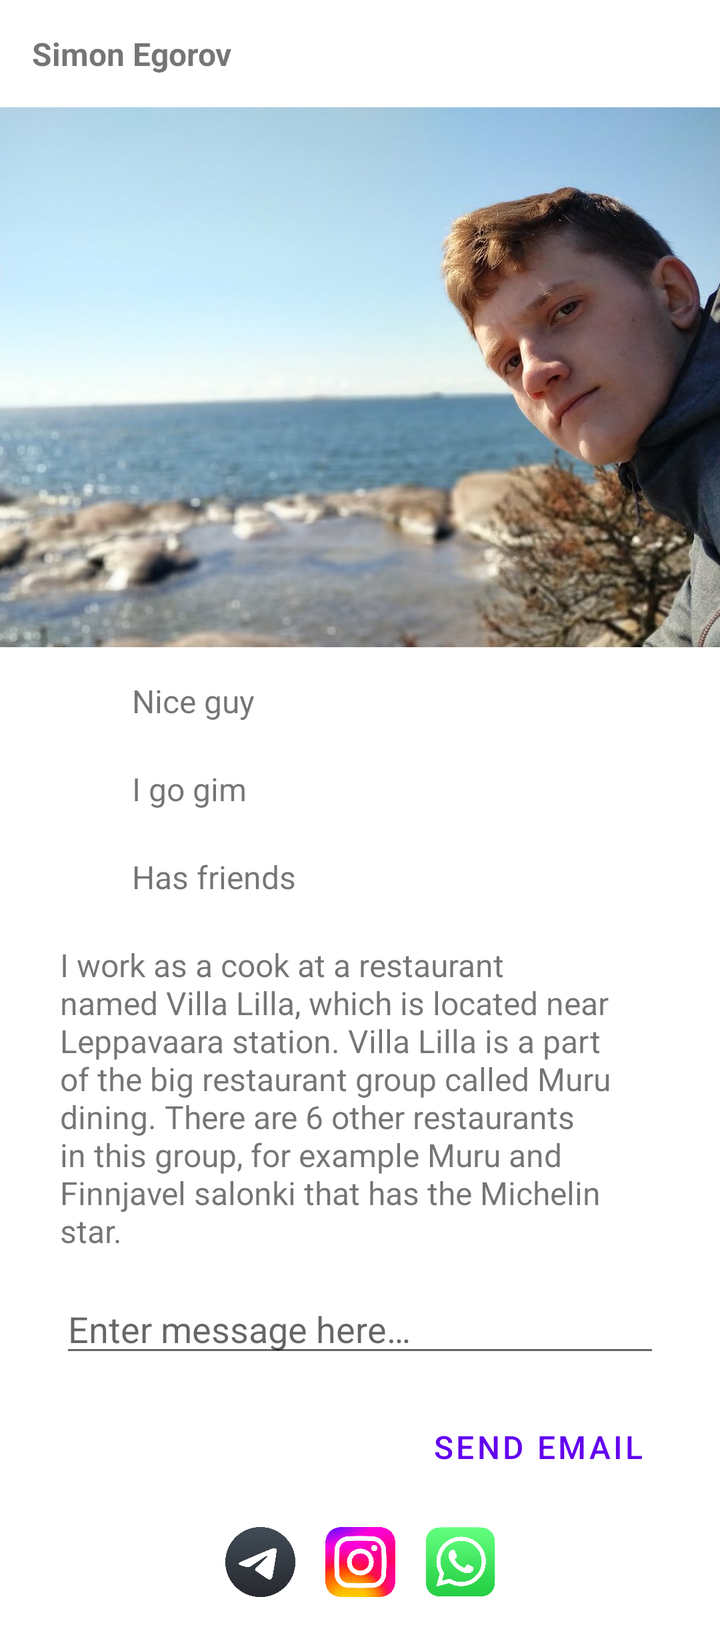
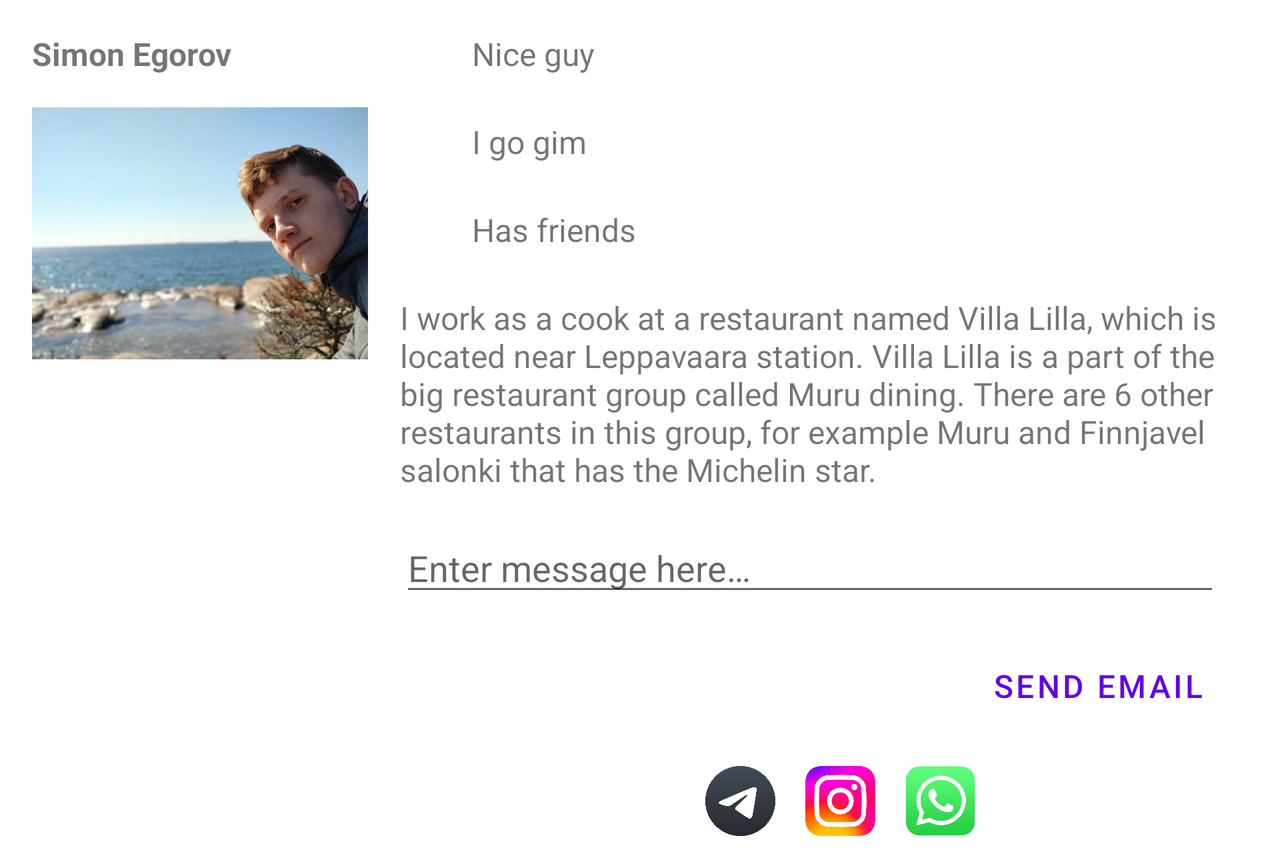

The same Android screen from two of the app's own layout files: first res/layout/ as a phone draws it, then the repository's variant for another configuration, drawn on a device whose configuration selects that folder. Both files follow.
<!-- AndroidManifest.xml: application theme Theme.FundamentalExercise2 -->
<!-- res/layout/activity_main.xml -->
<?xml version="1.0" encoding="utf-8"?>
<ScrollView xmlns:android="http://schemas.android.com/apk/res/android"
    xmlns:app="http://schemas.android.com/apk/res-auto"
    xmlns:tools="http://schemas.android.com/tools"
    android:layout_width="match_parent"
    android:layout_height="match_parent"
    tools:context=".MainActivity">

    <androidx.constraintlayout.widget.ConstraintLayout
        android:layout_width="match_parent"
        android:layout_height="wrap_content">

        <TextView
            android:id="@+id/name"
            android:layout_width="wrap_content"
            android:layout_height="wrap_content"
            android:layout_marginStart="16dp"
            android:layout_marginTop="16dp"
            android:text="@string/simon_egorov"
            android:textSize="16sp"
            android:textStyle="bold"
            app:layout_constraintStart_toStartOf="parent"
            app:layout_constraintTop_toTopOf="parent" />

        <ImageView
            android:id="@+id/profile_image"
            android:layout_width="0dp"
            android:layout_height="wrap_content"
            android:layout_marginTop="16dp"
            android:adjustViewBounds="true"
            android:src="@drawable/simon_pic"
            app:layout_constraintEnd_toEndOf="parent"
            app:layout_constraintHorizontal_bias="0.0"
            app:layout_constraintStart_toStartOf="parent"
            app:layout_constraintTop_toBottomOf="@+id/name"
            tools:ignore="ContentDescription" />

        <androidx.constraintlayout.widget.Guideline
            android:id="@+id/content_start"
            android:layout_width="0dp"
            android:layout_height="0dp"
            android:orientation="vertical"
            app:layout_constraintGuide_begin="30dp" />

        <androidx.constraintlayout.widget.Guideline
            android:id="@+id/content_end"
            android:layout_width="0dp"
            android:layout_height="0dp"
            android:orientation="vertical"
            app:layout_constraintGuide_end="30dp" />

        <ImageView
            android:id="@+id/check_icon1"
            android:layout_width="28dp"
            android:layout_height="28dp"
            android:layout_marginTop="16dp"
            app:layout_constraintStart_toStartOf="@id/content_start"
            app:layout_constraintTop_toBottomOf="@+id/profile_image"
            app:srcCompat="@drawable/ic_baseline_check_24"
            tools:ignore="ContentDescription" />

        <ImageView
            android:id="@+id/check_icon2"
            android:layout_width="28dp"
            android:layout_height="28dp"
            android:layout_marginTop="16dp"
            app:layout_constraintStart_toStartOf="@id/content_start"
            app:layout_constraintTop_toBottomOf="@+id/check_icon1"
            app:srcCompat="@drawable/ic_baseline_check_24"
            tools:ignore="ContentDescription" />

        <ImageView
            android:id="@+id/check_icon3"
            android:layout_width="28dp"
            android:layout_height="28dp"
            android:layout_marginTop="16dp"
            app:layout_constraintStart_toStartOf="@id/content_start"
            app:layout_constraintTop_toBottomOf="@+id/check_icon2"
            app:srcCompat="@drawable/ic_baseline_check_24"
            tools:ignore="ContentDescription" />


        <TextView
            android:id="@+id/bullet_point_text1"
            android:layout_width="0dp"
            android:layout_height="28dp"
            android:layout_marginStart="8dp"
            android:layout_marginTop="16dp"
            android:text="@string/bullet_point1"
            android:textSize="16sp"
            app:layout_constraintEnd_toEndOf="@id/content_end"
            app:layout_constraintHorizontal_bias="1.0"
            app:layout_constraintStart_toEndOf="@+id/check_icon1"
            app:layout_constraintTop_toBottomOf="@+id/profile_image" />


        <TextView
            android:id="@+id/bullet_point_text2"
            android:layout_width="0dp"
            android:layout_height="28dp"
            android:layout_marginStart="8dp"
            android:layout_marginTop="16dp"
            android:text="@string/bullet_point2"
            android:textSize="16sp"
            app:layout_constraintEnd_toEndOf="@id/content_end"
            app:layout_constraintHorizontal_bias="0.0"
            app:layout_constraintStart_toEndOf="@+id/check_icon2"
            app:layout_constraintTop_toBottomOf="@+id/bullet_point_text1" />

        <TextView
            android:id="@+id/bullet_point_text3"
            android:layout_width="0dp"
            android:layout_height="28dp"
            android:layout_marginStart="8dp"
            android:layout_marginTop="16dp"
            android:text="@string/bullet_point3"
            android:textSize="16sp"
            app:layout_constraintEnd_toEndOf="@id/content_end"
            app:layout_constraintHorizontal_bias="1.0"
            app:layout_constraintStart_toEndOf="@+id/check_icon3"
            app:layout_constraintTop_toBottomOf="@+id/bullet_point_text2" />

        <TextView
            android:id="@+id/about_person_text"
            android:layout_width="0dp"
            android:layout_height="wrap_content"
            android:layout_marginTop="16dp"
            android:text="@string/about_person"
            android:textSize="16sp"
            app:layout_constraintEnd_toEndOf="@id/content_end"
            app:layout_constraintHorizontal_bias="0.0"
            app:layout_constraintStart_toStartOf="@id/content_start"
            app:layout_constraintTop_toBottomOf="@+id/bullet_point_text3" />

        <EditText
            android:id="@+id/message_field"
            android:layout_width="0dp"
            android:layout_height="wrap_content"
            android:layout_marginTop="16dp"
            android:ems="10"
            android:hint="@string/enter_message_here"
            android:importantForAutofill="no"
            android:inputType="none"
            app:layout_constraintEnd_toEndOf="@id/content_end"
            app:layout_constraintHorizontal_bias="0.0"
            app:layout_constraintStart_toStartOf="@id/content_start"
            app:layout_constraintTop_toBottomOf="@+id/about_person_text"
            tools:ignore="TouchTargetSizeCheck" />

        <Button
            android:id="@+id/email_button"
            style="?attr/borderlessButtonStyle"
            android:layout_width="wrap_content"
            android:layout_height="wrap_content"
            android:layout_marginTop="16dp"
            android:text="@string/button_text"
            android:textSize="16sp"
            app:layout_constraintEnd_toEndOf="@id/content_end"
            app:layout_constraintTop_toBottomOf="@+id/message_field" />


        <ImageView
            android:id="@+id/social1"
            android:layout_width="35dp"
            android:layout_height="35dp"
            android:layout_marginTop="16dp"
            android:layout_marginBottom="16dp"
            android:src="@drawable/telegram_icon"
            app:layout_constraintBottom_toBottomOf="parent"
            app:layout_constraintEnd_toStartOf="@+id/social2"
            app:layout_constraintHorizontal_bias="0.5"
            app:layout_constraintHorizontal_chainStyle="packed"
            app:layout_constraintStart_toStartOf="parent"
            app:layout_constraintTop_toBottomOf="@+id/email_button"
            tools:ignore="ContentDescription" />

        <ImageView
            android:id="@+id/social2"
            android:layout_width="35dp"
            android:layout_height="35dp"
            android:layout_marginHorizontal="15dp"
            android:src="@drawable/insta_icon"
            app:layout_constraintBottom_toBottomOf="@+id/social1"
            app:layout_constraintEnd_toStartOf="@+id/social3"
            app:layout_constraintHorizontal_bias="0.5"
            app:layout_constraintStart_toEndOf="@+id/social1"
            tools:ignore="ContentDescription" />

        <ImageView
            android:id="@+id/social3"
            android:layout_width="35dp"
            android:layout_height="35dp"
            android:src="@drawable/whatsapp_icon"
            app:layout_constraintBottom_toBottomOf="@+id/social2"
            app:layout_constraintEnd_toEndOf="parent"
            app:layout_constraintHorizontal_bias="0.5"
            app:layout_constraintStart_toEndOf="@+id/social2"
            tools:ignore="ContentDescription" />


    </androidx.constraintlayout.widget.ConstraintLayout>

</ScrollView>
<!-- resources referenced by this layout -->
<resources>
  <!-- drawable insta_icon: png bitmap (drawable, 332247 bytes) -->
  <!-- drawable simon_pic: jpg bitmap (drawable, 154364 bytes) -->
  <!-- drawable telegram_icon: png bitmap (drawable, 38860 bytes) -->
  <!-- drawable whatsapp_icon: png bitmap (drawable, 69768 bytes) -->
  <string name="about_person">I work as a cook at a restaurant named Villa Lilla, which is located near Leppavaara station. Villa Lilla is a part of the big restaurant group called Muru dining. There are 6 other restaurants in this group, for example Muru and Finnjavel salonki that has the Michelin star.</string>
  <string name="bullet_point1">Nice guy</string>
  <string name="bullet_point2">I go gim</string>
  <string name="bullet_point3">Has friends</string>
  <string name="button_text">Send email</string>
  <string name="enter_message_here">Enter message here…</string>
  <string name="simon_egorov">Simon Egorov</string>
  <style name="Theme.FundamentalExercise2" parent="Theme.MaterialComponents.DayNight.DarkActionBar">
          
          <item name="colorPrimary">@color/purple_500</item>
          <item name="colorPrimaryVariant">@color/purple_700</item>
          <item name="colorOnPrimary">@color/white</item>
          
          <item name="colorSecondary">@color/teal_200</item>
          <item name="colorSecondaryVariant">@color/teal_700</item>
          <item name="colorOnSecondary">@color/black</item>
          
          <item name="android:statusBarColor">?attr/colorPrimaryVariant</item>
          
      </style>
  <color name="purple_500">#FF6200EE</color>
  <color name="purple_700">#FF3700B3</color>
  <color name="white">#FFFFFFFF</color>
  <color name="teal_200">#FF03DAC5</color>
  <color name="teal_700">#FF018786</color>
  <color name="black">#FF000000</color>
</resources>
<!-- res/layout-land/activity_main.xml (the repository's variant of the layout above) -->
<!-- drawn on the phone turned sideways -->
<?xml version="1.0" encoding="utf-8"?>
<ScrollView xmlns:android="http://schemas.android.com/apk/res/android"
    xmlns:app="http://schemas.android.com/apk/res-auto"
    xmlns:tools="http://schemas.android.com/tools"
    android:layout_width="match_parent"
    android:layout_height="match_parent"
    tools:context=".MainActivity">

    <androidx.constraintlayout.widget.ConstraintLayout
        android:layout_width="match_parent"
        android:layout_height="wrap_content">

        <TextView
            android:id="@+id/name"
            android:layout_width="wrap_content"
            android:layout_height="wrap_content"
            android:layout_marginStart="16dp"
            android:layout_marginTop="16dp"
            android:text="@string/simon_egorov"
            android:textSize="16sp"
            android:textStyle="bold"
            app:layout_constraintStart_toStartOf="parent"
            app:layout_constraintTop_toTopOf="parent" />

        <ImageView
            android:id="@+id/profile_image"
            android:layout_width="0dp"
            android:layout_height="wrap_content"
            android:layout_marginStart="16dp"
            android:layout_marginTop="16dp"
            android:layout_marginEnd="16dp"
            android:adjustViewBounds="true"
            android:src="@drawable/simon_pic"
            app:layout_constraintEnd_toEndOf="@id/content_start"
            app:layout_constraintHorizontal_bias="0.0"
            app:layout_constraintStart_toStartOf="parent"
            app:layout_constraintTop_toBottomOf="@+id/name"
            tools:ignore="ContentDescription" />

        <androidx.constraintlayout.widget.Guideline
            android:id="@+id/content_start"
            android:layout_width="0dp"
            android:layout_height="0dp"
            android:orientation="vertical"
            app:layout_constraintGuide_begin="200dp" />

        <androidx.constraintlayout.widget.Guideline
            android:id="@+id/content_end"
            android:layout_width="0dp"
            android:layout_height="0dp"
            android:orientation="vertical"
            app:layout_constraintGuide_end="30dp" />

        <ImageView
            android:id="@+id/check_icon1"
            android:layout_width="28dp"
            android:layout_height="28dp"
            android:layout_marginTop="16dp"
            app:layout_constraintStart_toStartOf="@id/content_start"
            app:layout_constraintTop_toTopOf="parent"
            app:srcCompat="@drawable/ic_baseline_check_24"
            tools:ignore="ContentDescription" />

        <ImageView
            android:id="@+id/check_icon2"
            android:layout_width="28dp"
            android:layout_height="28dp"
            android:layout_marginTop="16dp"
            app:layout_constraintStart_toStartOf="@id/content_start"
            app:layout_constraintTop_toBottomOf="@+id/check_icon1"
            app:srcCompat="@drawable/ic_baseline_check_24"
            tools:ignore="ContentDescription" />

        <ImageView
            android:id="@+id/check_icon3"
            android:layout_width="28dp"
            android:layout_height="28dp"
            android:layout_marginTop="16dp"
            app:layout_constraintStart_toStartOf="@id/content_start"
            app:layout_constraintTop_toBottomOf="@+id/check_icon2"
            app:srcCompat="@drawable/ic_baseline_check_24"
            tools:ignore="ContentDescription" />


        <TextView
            android:id="@+id/bullet_point_text1"
            android:layout_width="0dp"
            android:layout_height="28dp"
            android:layout_marginStart="8dp"
            android:layout_marginTop="16dp"
            android:text="@string/bullet_point1"
            android:textSize="16sp"
            app:layout_constraintEnd_toEndOf="@id/content_end"
            app:layout_constraintHorizontal_bias="1.0"
            app:layout_constraintStart_toEndOf="@+id/check_icon1"
            app:layout_constraintTop_toTopOf="parent" />


        <TextView
            android:id="@+id/bullet_point_text2"
            android:layout_width="0dp"
            android:layout_height="28dp"
            android:layout_marginStart="8dp"
            android:layout_marginTop="16dp"
            android:text="@string/bullet_point2"
            android:textSize="16sp"
            app:layout_constraintEnd_toEndOf="@id/content_end"
            app:layout_constraintHorizontal_bias="0.0"
            app:layout_constraintStart_toEndOf="@+id/check_icon2"
            app:layout_constraintTop_toBottomOf="@+id/bullet_point_text1" />

        <TextView
            android:id="@+id/bullet_point_text3"
            android:layout_width="0dp"
            android:layout_height="28dp"
            android:layout_marginStart="8dp"
            android:layout_marginTop="16dp"
            android:text="@string/bullet_point3"
            android:textSize="16sp"
            app:layout_constraintEnd_toEndOf="@id/content_end"
            app:layout_constraintHorizontal_bias="1.0"
            app:layout_constraintStart_toEndOf="@+id/check_icon3"
            app:layout_constraintTop_toBottomOf="@+id/bullet_point_text2" />

        <TextView
            android:id="@+id/about_person_text"
            android:layout_width="0dp"
            android:layout_height="wrap_content"
            android:layout_marginTop="16dp"
            android:text="@string/about_person"
            android:textSize="16sp"
            app:layout_constraintEnd_toEndOf="@id/content_end"
            app:layout_constraintHorizontal_bias="0.0"
            app:layout_constraintStart_toStartOf="@id/content_start"
            app:layout_constraintTop_toBottomOf="@+id/bullet_point_text3" />

        <EditText
            android:id="@+id/message_field"
            android:layout_width="0dp"
            android:layout_height="wrap_content"
            android:layout_marginTop="16dp"
            android:ems="10"
            android:hint="@string/enter_message_here"
            android:importantForAutofill="no"
            android:inputType="none"
            app:layout_constraintEnd_toEndOf="@id/content_end"
            app:layout_constraintHorizontal_bias="0.0"
            app:layout_constraintStart_toStartOf="@id/content_start"
            app:layout_constraintTop_toBottomOf="@+id/about_person_text"
            tools:ignore="TouchTargetSizeCheck" />

        <Button
            android:id="@+id/email_button"
            style="?attr/borderlessButtonStyle"
            android:layout_width="wrap_content"
            android:layout_height="wrap_content"
            android:layout_marginTop="16dp"
            android:text="@string/button_text"
            android:textSize="16sp"
            app:layout_constraintEnd_toEndOf="@id/content_end"
            app:layout_constraintTop_toBottomOf="@+id/message_field" />


        <ImageView
            android:id="@+id/social1"
            android:layout_width="35dp"
            android:layout_height="35dp"
            android:layout_marginTop="16dp"
            android:layout_marginBottom="16dp"
            android:src="@drawable/telegram_icon"
            app:layout_constraintBottom_toBottomOf="parent"
            app:layout_constraintEnd_toStartOf="@+id/social2"
            app:layout_constraintHorizontal_bias="0.5"
            app:layout_constraintHorizontal_chainStyle="packed"
            app:layout_constraintStart_toStartOf="@id/content_start"
            app:layout_constraintTop_toBottomOf="@+id/email_button"
            tools:ignore="ContentDescription" />

        <ImageView
            android:id="@+id/social2"
            android:layout_width="35dp"
            android:layout_height="35dp"
            android:layout_marginHorizontal="15dp"
            android:src="@drawable/insta_icon"
            app:layout_constraintBottom_toBottomOf="@+id/social1"
            app:layout_constraintEnd_toStartOf="@+id/social3"
            app:layout_constraintHorizontal_bias="0.5"
            app:layout_constraintStart_toEndOf="@+id/social1"
            tools:ignore="ContentDescription" />

        <ImageView
            android:id="@+id/social3"
            android:layout_width="35dp"
            android:layout_height="35dp"
            android:src="@drawable/whatsapp_icon"
            app:layout_constraintBottom_toBottomOf="@+id/social2"
            app:layout_constraintEnd_toEndOf="parent"
            app:layout_constraintHorizontal_bias="0.5"
            app:layout_constraintStart_toEndOf="@+id/social2"
            tools:ignore="ContentDescription" />


    </androidx.constraintlayout.widget.ConstraintLayout>

</ScrollView>
